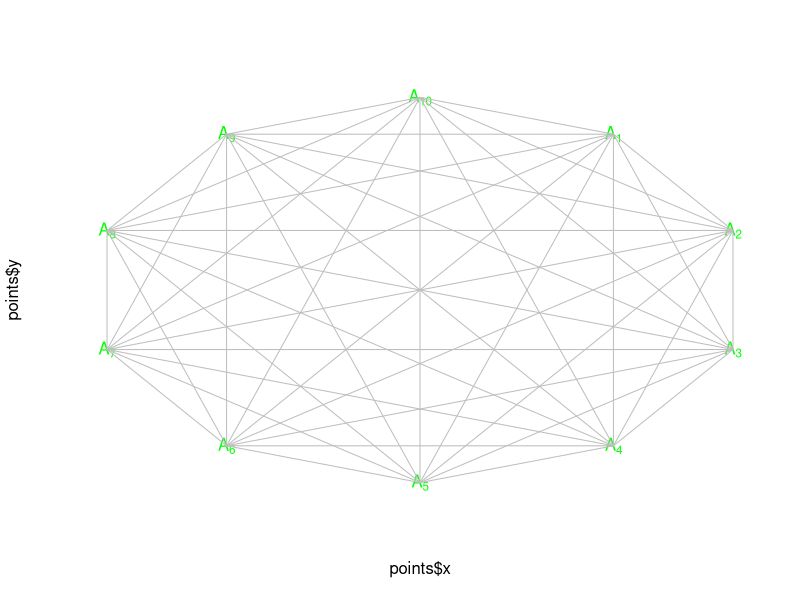

The R script that drew this image:
points = data.frame(x=sin((1:10)*2*pi/10), y=cos((1:10)*2*pi/10))

plot(points$x, points$y, axes=F, pch="")
for (i in 1:10)
  text(points$x[i], points$y[i], (bquote(A[.(i)])),
       col='green')

for(i in 1:9) for(j in i:10) 
  lines(points$x[c(i,j)], points$y[c(i,j)], col="grey")

?plotmath

#text(1, 1, expression(A[1]))

